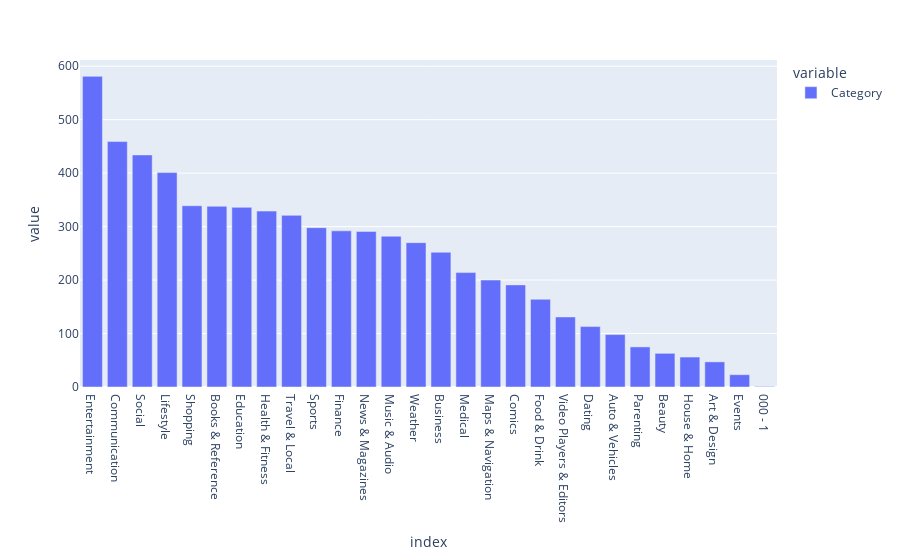

The code cell stored with this chart in its notebook:
### Code cell
app_details['Category'].value_counts().plot.bar()

### Figure 1 — Plotly figure (JSON) as saved in the notebook; plotly's stock layout.template omitted (floating-point values rounded to 4 significant figures)
{"data": [{"alignmentgroup": "True", "hovertemplate": "variable=Category<br>index=%{x}<br>value=%{y}<extra></extra>", "legendgroup": "Category", "marker": {"color": "#636efa"}, "name": "Category", "offsetgroup": "Category", "orientation": "v", "showlegend": true, "textposition": "auto", "type": "bar", "x": ["Entertainment", "Communication", "Social", "Lifestyle", "Shopping", "Books & Reference", "Education", "Health & Fitness", "Travel & Local", "Sports", "Finance", "News & Magazines", "Music & Audio", "Weather", "Business", "Medical", "Maps & Navigation", "Comics", "Food & Drink", "Video Players & Editors", "Dating", "Auto & Vehicles", "Parenting", "Beauty", "House & Home", "Art & Design", "Events", "000 - 1"], "xaxis": "x", "y": [581, 459, 434, 401, 339, 338, 336, 329, 321, 298, 292, 291, 282, 270, 252, 214, 200, 191, 164, 131, 113, 98, 75, 63, 56, 47, 23, 1], "yaxis": "y"}], "layout": {"autosize": true, "barmode": "relative", "legend": {"title": {"text": "variable"}, "tracegroupgap": 0}, "margin": {"t": 60}, "xaxis": {"anchor": "y", "autorange": true, "domain": [0, 1], "range": [-0.5, 27.5], "title": {"text": "index"}, "type": "category"}, "yaxis": {"anchor": "x", "autorange": true, "domain": [0, 1], "range": [0, 611.6], "title": {"text": "value"}, "type": "linear"}}}
